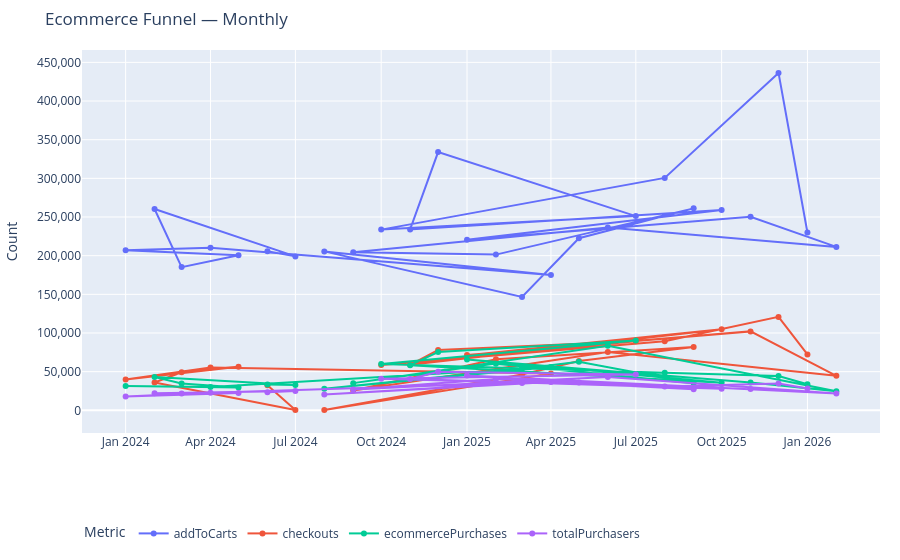

This figure's notebook cell:
### Code cell
fig = px.line(
    ua.melt(id_vars='yearMonth', value_vars=ecom_cols, var_name='metric', value_name='count'),
    x='yearMonth',
    y='count',
    color='metric',
    markers=True,
    title='Ecommerce Funnel — Monthly',
    labels={'yearMonth': '', 'count': 'Count', 'metric': 'Metric'},
)

fig.update_layout(
    yaxis_tickformat=',.0f',
    legend=dict(orientation='h', yanchor='bottom', y=-0.3, xanchor='left', x=0),
    margin=dict(t=50, b=80, l=60, r=20),
    hovermode='x unified', 

fig.show()
